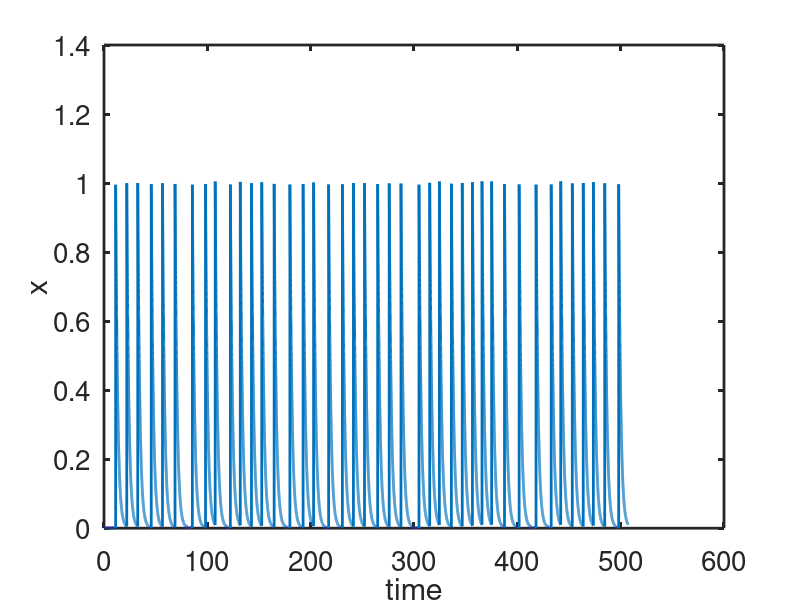
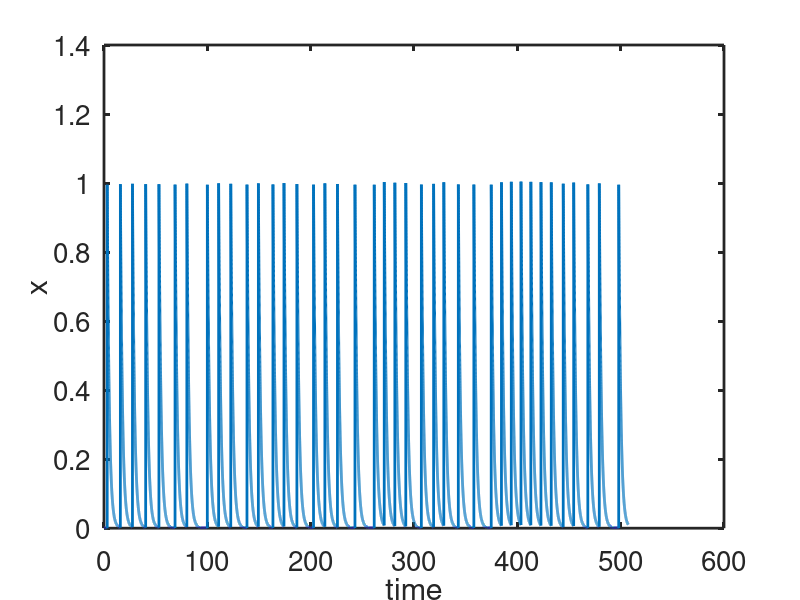
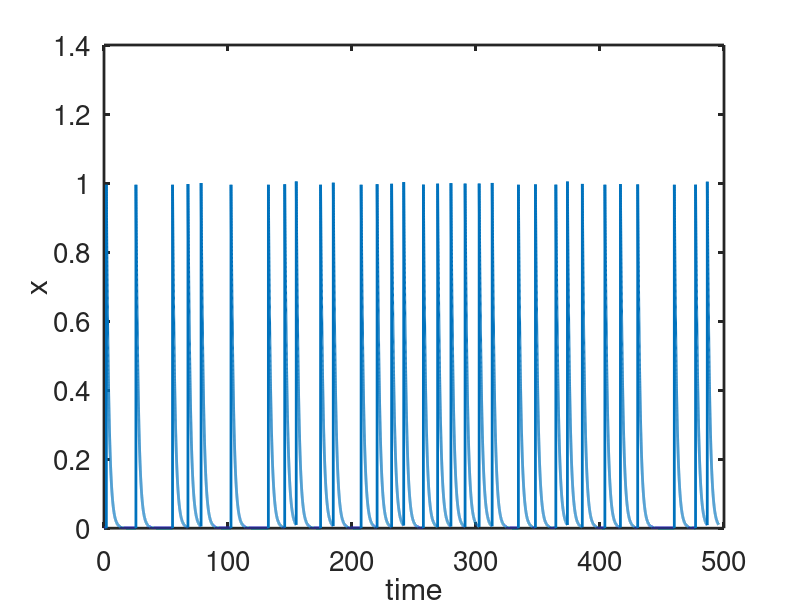
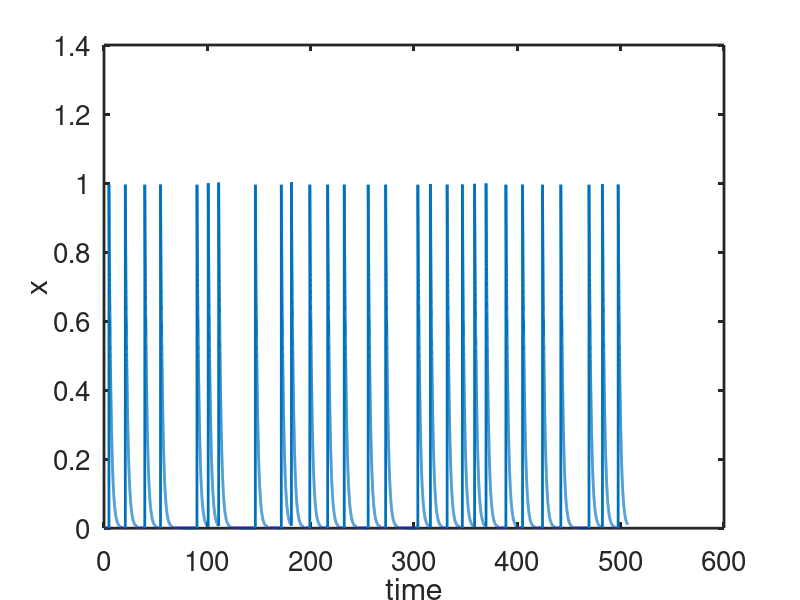

These charts were generated, in order, by the following MATLAB code:

%  -------------------------------------------------------------------
%
%   Compute a stochastic train of spikes in a simple model.
%
%   For Chapter 7, Section 7.10.1 of
%   Keener and Sneyd, Mathematical Physiology, 3rd Edition, Springer.
% 
%   Written by James Keener and James Sneyd.
% 
%  ------------------------------------------------------------------- 

clear all
close all
clc
set(0,                           ...
    'defaultaxesfontsize', 20,   ...
    'defaultaxeslinewidth', 2.0, ...
    'defaultlinelinewidth', 2.0);

N = 50000;
delt = 0.01;
k = 0.5;
 x0 = 0.01;  % The system can be reactivated only when x<x0

nthresh = 5; %# of different runs % use 40 for a mu/sigma plot, 
% but it takes a lot of time
thresh = linspace(0.997,0.9995,nthresh); 
% for a mu/sigma plot
% thresh = linspace(0.999,0.999,nthresh);           % for a single run
%thresh = [0.95,0.99];
mu = zeros(nthresh,1);                              % initialization
sig = mu;                                           % initialization

for j = 1:nthresh
    threshold = thresh(j);
    In = rand(N,1);
    init = 0;  % first starting point
    x1=0;
   
    Tkeep = [0];
    i = 0;
T = [0];
tend = T(end);
Xkeep = [0];

    while i<N
        % find the next spike time
        nn = find(In(i+1:end)>threshold);
        if(~isempty(nn))
        ndx = min(nn)  % this is how many time steps to take
newt = [1:ndx]*delt;
Xkeep  = [Xkeep x1*exp(-k*newt)];
T = [T tend+newt];
tend = T(end);
Tkeep = [Tkeep tend];
x1=Xkeep(end)+1;  % add the jump
 %here we are using that decay is exponential.  For a more complicated de,
 %numerical integration is required
 dt=-log(x0/x1)/k; %time to get back to recovery
 
 ndt = fix(dt/delt);
 newt = [1:ndt]*delt;
 Xkeep = [Xkeep x1*exp(-k*newt)];
 T = [T tend+newt];
 tend = T(end); %x will be below threshold on the next time step
 i = length(T);
 x1 = Xkeep(end);
        else
            i=N
        end
    end
 
    Tkeep
    figure(j)
    plot(T,Xkeep)
    xlabel('time')
    ylabel('x')
    ISI = Tkeep(2:end) - Tkeep(1:end-1);            % the interspike intervals
    mu(j) = mean(ISI)
    sig(j) = std(ISI)
end

figure(10)
plot(mu,sig,'o')
hold on

% Add the linear fit to the plot
p = polyfit(mu,sig,1)
xp = linspace(9,35,100);
plot(xp,polyval(p,xp));

 
